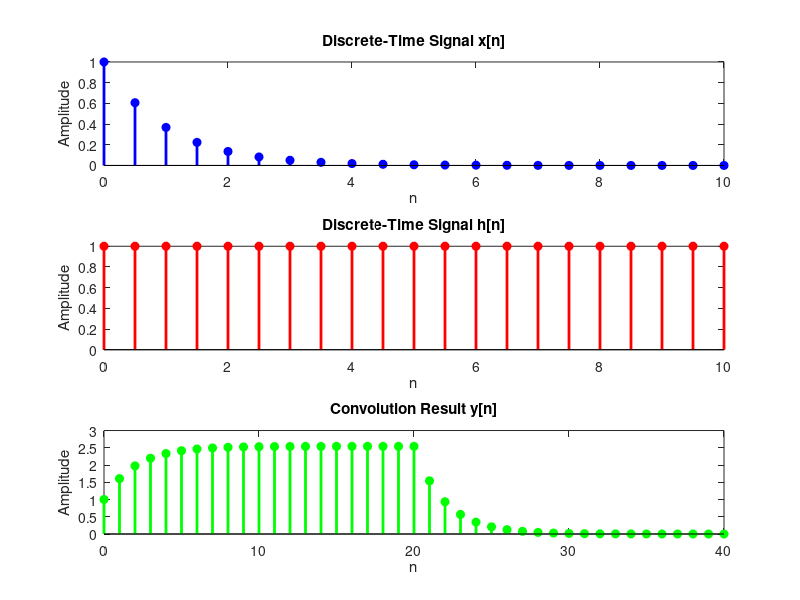

Write MATLAB code to recreate this figure. (Note: this script raises an error after producing the figure.)
% Define two discrete-time signals
n = 0:0.5:10;                  % Time indices for the signals
x = exp(-n);                % Signal 1
h = ones(size(n));          % Signal 2

% Perform convolution
y = conv(x, h);

% Create the time indices for the convolution result
ny = 0:length(y) - 1;

% Plot the original discrete-time signals
subplot(3, 1, 1);
stem(n, x, 'b', 'LineWidth', 2, 'MarkerFaceColor', 'b');
title('Discrete-Time Signal x[n]');
xlabel('n');
ylabel('Amplitude');

subplot(3, 1, 2);
stem(n, h, 'r', 'LineWidth', 2, 'MarkerFaceColor', 'r');
title('Discrete-Time Signal h[n]');
xlabel('n');
ylabel('Amplitude');

% Plot the convolution result
subplot(3, 1, 3);
stem(ny, y, 'g', 'LineWidth', 2, 'MarkerFaceColor', 'g');
title('Convolution Result y[n]');
xlabel('n');
ylabel('Amplitude');

sgtitle('Convolution of Discrete-Time Signals');

